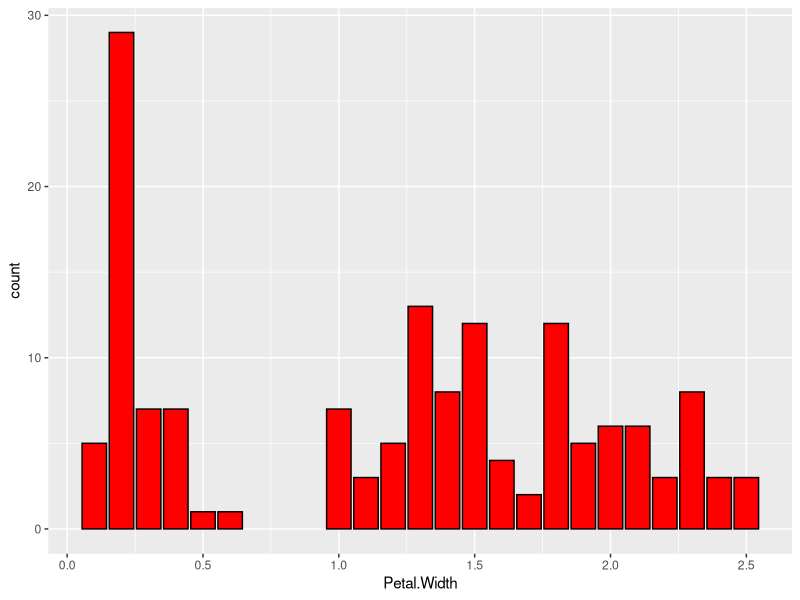
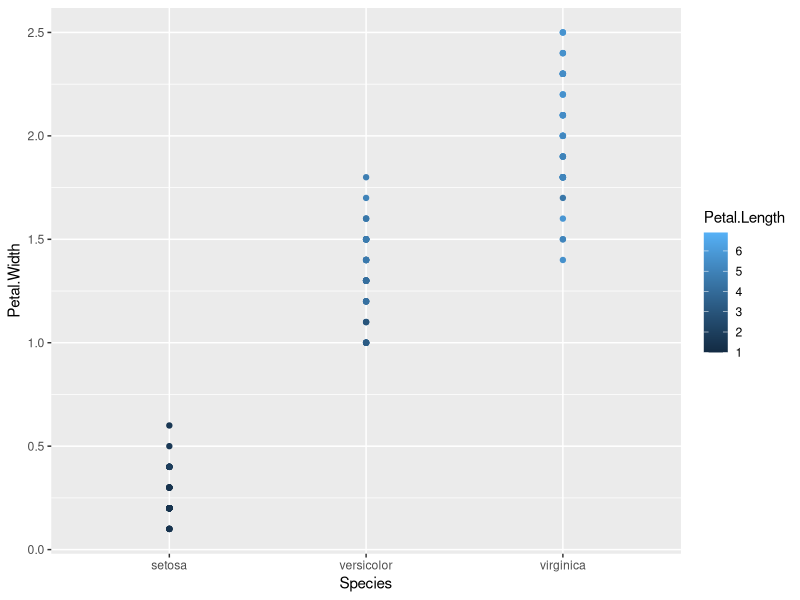
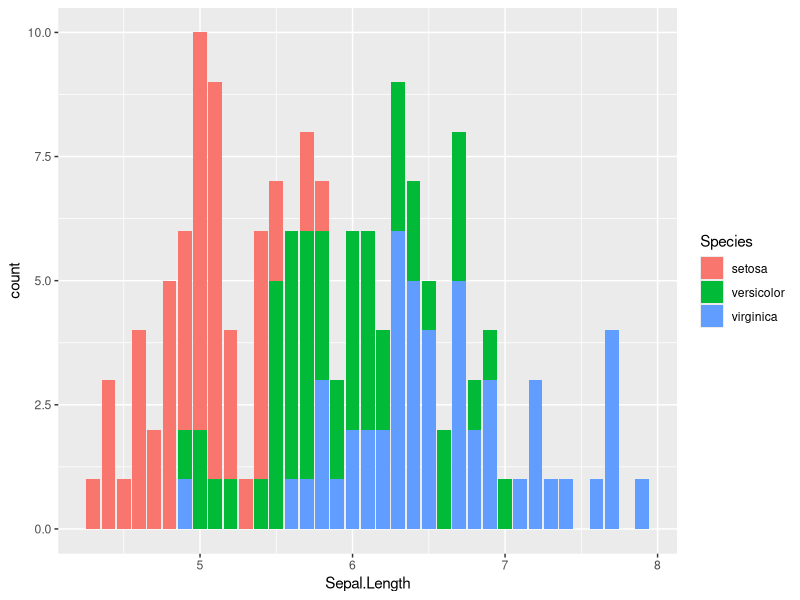
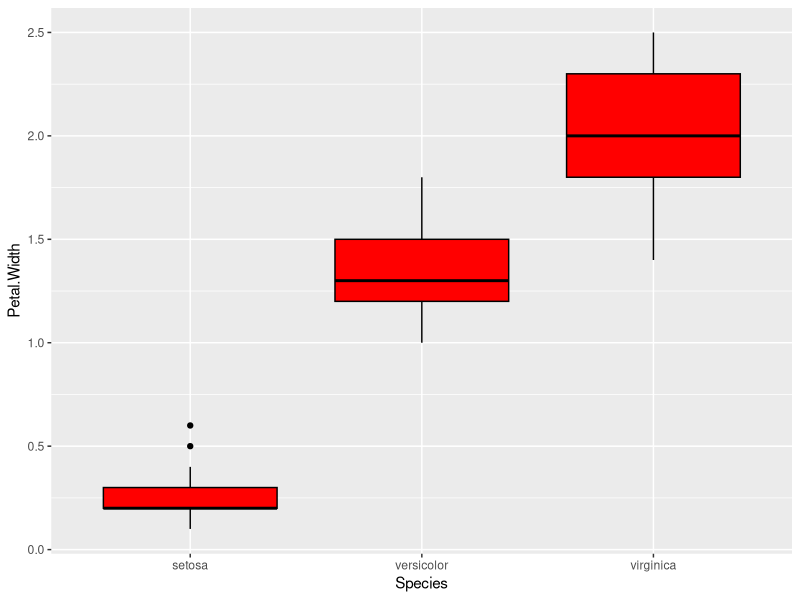

R code for these plots, in order:
## ---- chunk 1
library(readxl)
library(ggplot2)


iris
ggplot(data = iris, aes(x = Petal.Width)) +
  geom_bar(fill = "red", colour = "black")

ggplot(data = iris)+geom_point(aes(x=Species, y=Petal.Width, color=Petal.Length))

ggplot(data = iris, aes(Sepal.Length, fill=Species))+geom_bar(Sepal.Width="fill")

ggplot(iris, aes(x = Species, y=Petal.Width))+geom_boxplot(fill = "red", colour = "black")


